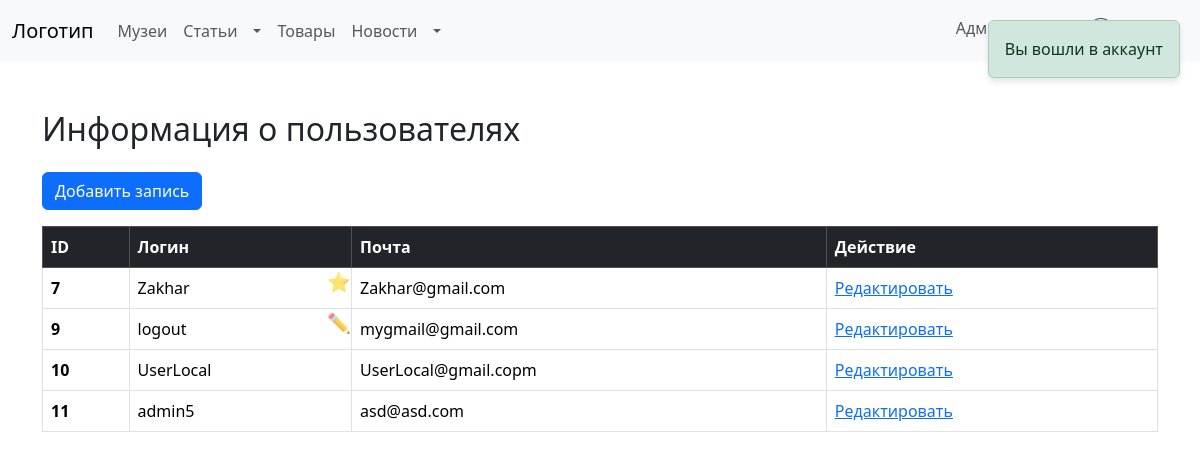
Screenshot of /admin/user.php (signed in) with the database file from the repository.
### tables this page shows
CREATE TABLE `users` (
  `Id` int(11) NOT NULL,
  `Login` varchar(25) NOT NULL,
  `Password` varchar(255) NOT NULL,
  `Email` varchar(320) DEFAULT NULL,
  `Admin` int(11) DEFAULT NULL,
  `Editor` int(11) DEFAULT NULL
);

### admin/user.php (the view, shortened to what this page needs)
<?php include "../include/header.php"; ?>
<?php include "../include/message.php"; ?>
<?php
if (isset($_SESSION["log-session"]) && isset($_SESSION['log-session-data'])):
    if ($_SESSION['log-session-data']["Admin"]):
        $query = $pdo->prepare("SELECT * FROM users");
        $query->execute();
        $user_query_result = $query->fetchAll(PDO::FETCH_ASSOC);
?>
    <div class="container mt-5">
        <h2 class="mb-4">Информация о пользователях</h2>
        <div class="mb-3">
            <form method="post">
                <a class="btn btn-primary" href="/cult_conn/admin/dynamic/users.php">Добавить запись</a>
            </form>
        </div>
        <table class="table table-bordered table-hover">
            <thead class="table-dark">
                <tr>
                    <th>ID</th>
                    <th>Логин</th>
                    <th>Почта</th>
                    <th>Действие</th>
                </tr>
            </thead>
            <tbody>
                <?php if (empty($user_query_result)): ?>
                    echo "<tr>";
                <?php else: ?>
                    <?php foreach ($user_query_result as $user) { ?>
                        <?php if ($user["Admin"]): ?>
                            <tr class="admin">
                        <?php elseif ($user["Editor"]): ?>
                            <tr class="editor">
                        <?php else: ?>
                            <tr>
                        <?php endif; ?>
                        <th scope="row"><?= htmlspecialchars($user["Id"]) ?></th>
                        <td class="login-cell">
                            <?= htmlspecialchars($user["Login"]) ?>
                            <?php if ($user["Admin"] || $user["Editor"]): ?>
                                <span class="role-icon" title="<?= $user["Admin"] ? 'Админ' : 'Редактор' ?>">
                                    <?= $user["Admin"] ? '⭐' : '✏️' ?>
                                </span>
                            <?php endif; ?>
                        </td>
                        <td><?= htmlspecialchars($user["Email"]) ?></td>
                        <td><a href="/cult_conn/admin/dynamic/users.php?id=<?= htmlspecialchars($user["Id"])?>">Редактировать</a></td>
                        </tr>
                    <?php }
                endif; ?>
            </tbody>
        </table>
    </div>
    <?php else: ?>
        <div class="container mt-5">
                <?php include "../error/404.php"; ?>
        </div>
    <?php
    endif;
    ?>
<?php else: ?>
    <div class="container mt-5">
            <?php include "../error/404.php"; ?>
    </div>
<?php
endif;
?>
<?php include "../include/footer.php"; ?>

### admin/user.php (style rules this page uses)
.login-cell { position: relative; }
.role-icon { cursor: default; position: absolute; right: 0; top: 0; font-size: 1.2em; opacity: 0.72; }

### rows the page displays
users: Id "7", Login "Zakhar", Email "Zakhar@gmail.com"
users: Id "9", Login "logout", Email "mygmail@gmail.com"
users: Id "10", Login "UserLocal", Email "UserLocal@gmail.copm"
users: Id "11", Login "admin5", Email "asd@asd.com"

### other values shown
$_SESSION["log-mess-s"] "Вы вошли в аккаунт"
